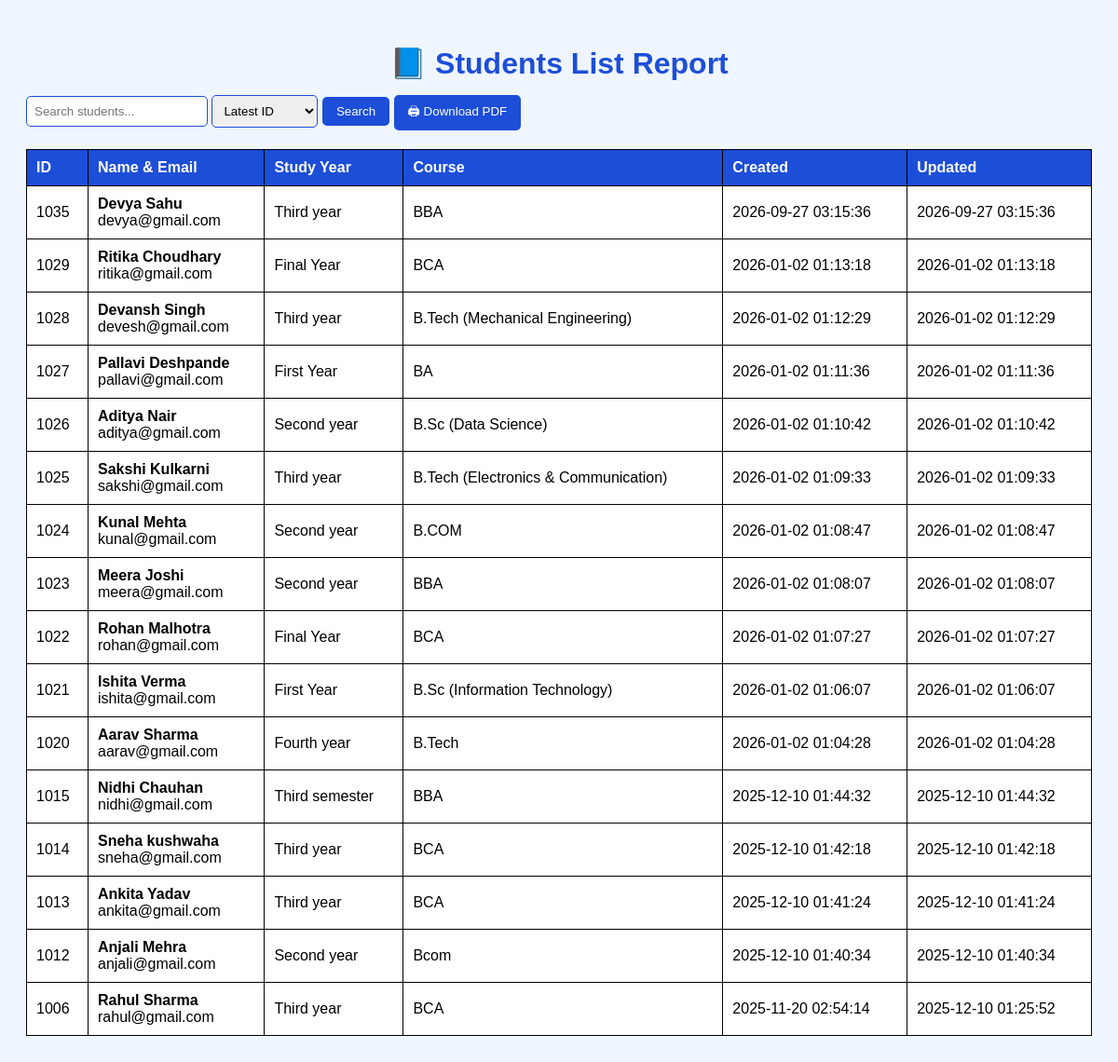
The page /view_students.php (signed in) on the database its author committed.
### tables this page shows
CREATE TABLE `student_profile` (
  `id` int(11) NOT NULL,
  `user_id` int(11) NOT NULL,
  `study_year` varchar(50) DEFAULT NULL,
  `course` varchar(100) DEFAULT NULL,
  `created_at` datetime DEFAULT current_timestamp(),
  `updated_at` datetime DEFAULT current_timestamp() ON UPDATE current_timestamp()
);

CREATE TABLE `users` (
  `id` int(11) NOT NULL,
  `name` varchar(150) NOT NULL,
  `email` varchar(150) NOT NULL,
  `user_password` varchar(255) NOT NULL,
  `role` enum('admin','student','alumni') NOT NULL,
  `created_at` datetime DEFAULT current_timestamp(),
  `updated_at` datetime DEFAULT current_timestamp() ON UPDATE current_timestamp()
);

### view_students.php (the view, shortened to what this page needs)
<?php
require_once "includes/db.php";
$search = $_GET['search'] ?? "";
$sort = $_GET['sort'] ?? "users.id DESC";
$allowed_sorts = [
    "id_asc"   => "users.id ASC",
    "id_desc"  => "users.id DESC",
    "name_asc" => "users.name ASC",
    "name_desc"=> "users.name DESC",
    "year_asc" => "student_profile.study_year ASC",
    "year_desc"=> "student_profile.study_year DESC",
    "created_asc" => "users.created_at ASC",
    "created_desc"=> "users.created_at DESC"
];
$order_by = $allowed_sorts[$sort] ?? "users.id DESC";
$query = "
    SELECT
        users.id,
        users.name,
        users.email,
        users.created_at AS account_created,
        users.updated_at AS account_updated,
        student_profile.study_year,
        student_profile.course,
        student_profile.updated_at AS profile_updated
    FROM users
    LEFT JOIN student_profile
        ON users.id = student_profile.user_id
    WHERE users.role = 'student'
      AND (
            users.id LIKE ? OR
            users.name LIKE ? OR
            users.email LIKE ? OR
            student_profile.course LIKE ? OR
            student_profile.study_year LIKE ?
          )
    ORDER BY $order_by
";
$stmt = $conn->prepare($query);
$search_param = "%$search%";
$stmt->bind_param("sssss", $search_param, $search_param, $search_param, $search_param, $search_param);
$stmt->execute();
$result = $stmt->get_result();
?>
<!DOCTYPE html>
<html>
<head>
</head>
<body>
<h1>📘 Students List Report</h1>
<form method="GET" class="search-box">
    <input type="text" name="search" placeholder="Search students..."
           value="<?= htmlspecialchars($search) ?>">
    <select name="sort" class="sort-select">
        <option value="id_desc">Latest ID</option>
    </select>
    <button class="search-btn">Search</button>
    <button type="button" class="print-btn" onclick="window.print()">🖨 Download PDF</button>
</form>
<table>
<tr>
    <th>ID</th>
    <th>Name & Email</th>
    <th>Study Year</th>
    <th>Course</th>
    <th>Created</th>
    <th>Updated</th>
</tr>
<?php while ($row = $result->fetch_assoc()) : ?>
<tr>
    <td><?= $row['id'] ?></td>
    <td>
        <strong><?= htmlspecialchars($row['name']) ?></strong><br>
        <?= htmlspecialchars($row['email']) ?>
    </td>
    <td><?= $row['study_year'] ?: "-" ?></td>
    <td><?= $row['course'] ?: "-" ?></td>
    <td><?= $row['account_created'] ?></td>
    <td><?= $row['profile_updated'] ?: $row['account_updated'] ?></td>
</tr>
<?php endwhile; ?>
</table>
</body>
</html>

### view_students.php (style rules this page uses)
body { font-family: Arial; background:#eff6ff; padding:20px; }
h1 { color:#1d4ed8; margin-bottom:15px; text-align:center; }
table { width:100%; border-collapse: collapse; margin-top:20px; background:white; }
th, td { padding:10px; border:1px solid #000; text-align:left; }
th { background:#1d4ed8; color:white; }
.search-box { margin-bottom: 15px; }
.search-box input, .sort-select { padding:8px; border-radius:5px; border:1px solid #1d4ed8; }
.search-btn, .print-btn { padding:8px 15px; background:#1d4ed8; color:white; border:none; border-radius:5px; cursor:pointer; }

### rows shown on the page
student_profile: user "1035", user.name "Devya Sahu", user.email "devya@gmail.com", study_year "Third year", course "BBA", user.created_at "2026-09-27 03:15:36", updated_at "2026-09-27 03:15:36"
student_profile: user "1029", user.name "Ritika Choudhary", user.email "ritika@gmail.com", study_year "Final Year", course "BCA", user.created_at "2026-01-02 01:13:18", updated_at "2026-01-02 01:13:18"
student_profile: user "1028", user.name "Devansh Singh", user.email "devesh@gmail.com", study_year "Third year", course "B.Tech (Mechanical Engineering)", user.created_at "2026-01-02 01:12:29", updated_at "2026-01-02 01:12:29"
student_profile: user "1027", user.name "Pallavi Deshpande", user.email "pallavi@gmail.com", study_year "First Year", course "BA", user.created_at "2026-01-02 01:11:36", updated_at "2026-01-02 01:11:36"
student_profile: user "1026", user.name "Aditya Nair", user.email "aditya@gmail.com", study_year "Second year", course "B.Sc (Data Science)", user.created_at "2026-01-02 01:10:42", updated_at "2026-01-02 01:10:42"
student_profile: user "1025", user.name "Sakshi Kulkarni", user.email "sakshi@gmail.com", study_year "Third year", course "B.Tech (Electronics & Communication)", user.created_at "2026-01-02 01:09:33", updated_at "2026-01-02 01:09:33"
student_profile: user "1024", user.name "Kunal Mehta", user.email "kunal@gmail.com", study_year "Second year", course "B.COM", user.created_at "2026-01-02 01:08:47", updated_at "2026-01-02 01:08:47"
student_profile: user "1023", user.name "Meera Joshi", user.email "meera@gmail.com", study_year "Second year", course "BBA", user.created_at "2026-01-02 01:08:07", updated_at "2026-01-02 01:08:07"
student_profile: user "1022", user.name "Rohan Malhotra", user.email "rohan@gmail.com", study_year "Final Year", course "BCA", user.created_at "2026-01-02 01:07:27", updated_at "2026-01-02 01:07:27"
student_profile: user "1021", user.name "Ishita Verma", user.email "ishita@gmail.com", study_year "First Year", course "B.Sc (Information Technology)", user.created_at "2026-01-02 01:06:07", updated_at "2026-01-02 01:06:07"
student_profile: user "1020", user.name "Aarav Sharma", user.email "aarav@gmail.com", study_year "Fourth year", course "B.Tech", user.created_at "2026-01-02 01:04:28", updated_at "2026-01-02 01:04:28"
student_profile: user "1015", user.name "Nidhi Chauhan", user.email "nidhi@gmail.com", study_year "Third semester", course "BBA", user.created_at "2025-12-10 01:44:32", updated_at "2025-12-10 01:44:32"
student_profile: user "1014", user.name "Sneha kushwaha", user.email "sneha@gmail.com", study_year "Third year", course "BCA", user.created_at "2025-12-10 01:42:18", updated_at "2025-12-10 01:42:18"
student_profile: user "1013", user.name "Ankita Yadav", user.email "ankita@gmail.com", study_year "Third year", course "BCA", user.created_at "2025-12-10 01:41:24", updated_at "2025-12-10 01:41:24"
student_profile: user "1012", user.name "Anjali Mehra", user.email "anjali@gmail.com", study_year "Second year", course "Bcom", user.created_at "2025-12-10 01:40:34", updated_at "2025-12-10 01:40:34"
student_profile: user "1006", user.name "Rahul Sharma", user.email "rahul@gmail.com", study_year "Third year", course "BCA", user.created_at "2025-11-20 02:54:14", updated_at "2025-12-10 01:25:52"
